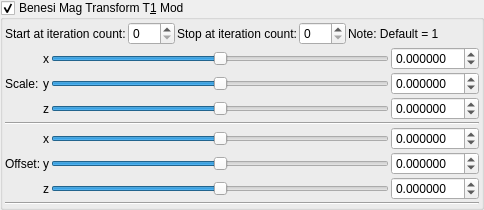
    <widget class="MyGroupBox" name="groupCheck_transf_function_enabledX_false">
     <property name="toolTip">
      <string/>
     </property>
     <property name="title">
      <string>Benesi Mag Transform T&amp;1 Mod</string>
     </property>
     <property name="checkable">
      <bool>true</bool>
     </property>
     <layout class="QVBoxLayout" name="verticalLayout_32" stretch="0,0,0">
      <property name="spacing">
       <number>2</number>
      </property>
      <property name="leftMargin">
       <number>2</number>
      </property>
      <property name="topMargin">
       <number>2</number>
      </property>
      <property name="rightMargin">
       <number>2</number>
      </property>
      <property name="bottomMargin">
       <number>2</number>
      </property>
      <item>
       <layout class="QGridLayout" name="gridLayout_68">
        <property name="spacing">
         <number>2</number>
        </property>
        <item row="1" column="5">
         <spacer name="horizontalSpacer_37">
          <property name="orientation">
           <enum>Qt::Horizontal</enum>
          </property>
          <property name="sizeHint" stdset="0">
           <size>
            <width>40</width>
            <height>20</height>
           </size>
          </property>
         </spacer>
        </item>
        <item row="1" column="2">
         <widget class="QLabel" name="label_250">
          <property name="text">
           <string>Stop at iteration count:</string>
          </property>
         </widget>
        </item>
        <item row="1" column="3">
         <widget class="MySpinBox" name="spinboxInt_transf_stop_iterationsTM_1">
          <property name="sizePolicy">
           <sizepolicy hsizetype="Minimum" vsizetype="Maximum">
            <horstretch>0</horstretch>
            <verstretch>0</verstretch>
           </sizepolicy>
          </property>
          <property name="maximum">
           <number>999</number>
          </property>
         </widget>
        </item>
        <item row="1" column="1">
         <widget class="MySpinBox" name="spinboxInt_transf_start_iterationsTM">
          <property name="sizePolicy">
           <sizepolicy hsizetype="Minimum" vsizetype="Maximum">
            <horstretch>0</horstretch>
            <verstretch>0</verstretch>
           </sizepolicy>
          </property>
          <property name="maximum">
           <number>999</number>
          </property>
         </widget>
        </item>
        <item row="1" column="0">
         <widget class="QLabel" name="label_251">
          <property name="text">
           <string>Start at iteration count:</string>
          </property>
         </widget>
        </item>
        <item row="1" column="4">
         <widget class="QLabel" name="label_141">
          <property name="text">
           <string>Note: Default = 1</string>
          </property>
         </widget>
        </item>
       </layout>
      </item>
      <item>
       <layout class="QGridLayout" name="gridLayout_69">
        <property name="spacing">
         <number>2</number>
        </property>
        <item row="6" column="1">
         <widget class="QLabel" name="label_134">
          <property name="sizePolicy">
           <sizepolicy hsizetype="Preferred" vsizetype="Preferred">
            <horstretch>0</horstretch>
            <verstretch>0</verstretch>
           </sizepolicy>
          </property>
          <property name="text">
           <string notr="true">z</string>
          </property>
          <property name="alignment">
           <set>Qt::AlignRight|Qt::AlignTrailing|Qt::AlignVCenter</set>
          </property>
         </widget>
        </item>
        <item row="5" column="3">
         <widget class="MyDoubleSpinBox" name="spinbox3_transf_addition_constantA_111_y">
          <property name="sizePolicy">
           <sizepolicy hsizetype="Minimum" vsizetype="Maximum">
            <horstretch>0</horstretch>
            <verstretch>0</verstretch>
           </sizepolicy>
          </property>
          <property name="prefix">
           <string/>
          </property>
          <property name="suffix">
           <string/>
          </property>
          <property name="decimals">
           <number>6</number>
          </property>
          <property name="minimum">
           <double>-99.989999999999995</double>
          </property>
          <property name="maximum">
           <double>99.989999999999995</double>
          </property>
          <property name="singleStep">
           <double>0.100000000000000</double>
          </property>
         </widget>
        </item>
        <item row="4" column="3">
         <widget class="MyDoubleSpinBox" name="spinbox3_transf_addition_constantA_111_x">
          <property name="sizePolicy">
           <sizepolicy hsizetype="Minimum" vsizetype="Maximum">
            <horstretch>0</horstretch>
            <verstretch>0</verstretch>
           </sizepolicy>
          </property>
          <property name="prefix">
           <string/>
          </property>
          <property name="suffix">
           <string/>
          </property>
          <property name="decimals">
           <number>6</number>
          </property>
          <property name="minimum">
           <double>-99.989999999999995</double>
          </property>
          <property name="maximum">
           <double>99.989999999999995</double>
          </property>
          <property name="singleStep">
           <double>0.100000000000000</double>
          </property>
         </widget>
        </item>
        <item row="5" column="2">
         <widget class="QSlider" name="slider3_transf_addition_constantA_111_y">
          <property name="sizePolicy">
           <sizepolicy hsizetype="Expanding" vsizetype="Maximum">
            <horstretch>0</horstretch>
            <verstretch>0</verstretch>
           </sizepolicy>
          </property>
          <property name="minimum">
           <number>-5000000</number>
          </property>
          <property name="maximum">
           <number>5000000</number>
          </property>
          <property name="singleStep">
           <number>1</number>
          </property>
          <property name="orientation">
           <enum>Qt::Horizontal</enum>
          </property>
         </widget>
        </item>
        <item row="6" column="3">
         <widget class="MyDoubleSpinBox" name="spinbox3_transf_addition_constantA_111_z">
          <property name="sizePolicy">
           <sizepolicy hsizetype="Minimum" vsizetype="Maximum">
            <horstretch>0</horstretch>
            <verstretch>0</verstretch>
           </sizepolicy>
          </property>
          <property name="prefix">
           <string/>
          </property>
          <property name="suffix">
           <string/>
          </property>
          <property name="decimals">
           <number>6</number>
          </property>
          <property name="minimum">
           <double>-99.989999999999995</double>
          </property>
          <property name="maximum">
           <double>99.989999999999995</double>
          </property>
          <property name="singleStep">
           <double>0.100000000000000</double>
          </property>
         </widget>
        </item>
        <item row="2" column="3">
         <widget class="MyDoubleSpinBox" name="spinbox3_transf_scale3D_333_z">
          <property name="sizePolicy">
           <sizepolicy hsizetype="Minimum" vsizetype="Maximum">
            <horstretch>0</horstretch>
            <verstretch>0</verstretch>
           </sizepolicy>
          </property>
          <property name="prefix">
           <string/>
          </property>
          <property name="suffix">
           <string/>
          </property>
          <property name="decimals">
           <number>6</number>
          </property>
          <property name="minimum">
           <double>-99.989999999999995</double>
          </property>
          <property name="maximum">
           <double>99.989999999999995</double>
          </property>
          <property name="singleStep">
           <double>0.100000000000000</double>
          </property>
         </widget>
        </item>
        <item row="2" column="2">
         <widget class="QSlider" name="slider3_transf_scale3D_333_z">
          <property name="sizePolicy">
           <sizepolicy hsizetype="Expanding" vsizetype="Maximum">
            <horstretch>0</horstretch>
            <verstretch>0</verstretch>
           </sizepolicy>
          </property>
          <property name="minimum">
           <number>-5000000</number>
          </property>
          <property name="maximum">
           <number>5000000</number>
          </property>
          <property name="singleStep">
           <number>1</number>
          </property>
          <property name="orientation">
           <enum>Qt::Horizontal</enum>
          </property>
         </widget>
        </item>
        <item row="4" column="2">
         <widget class="QSlider" name="slider3_transf_addition_constantA_111_x">
          <property name="sizePolicy">
           <sizepolicy hsizetype="Preferred" vsizetype="Preferred">
            <horstretch>0</horstretch>
            <verstretch>0</verstretch>
           </sizepolicy>
          </property>
          <property name="minimum">
           <number>-5000000</number>
          </property>
          <property name="maximum">
           <number>5000000</number>
          </property>
          <property name="singleStep">
           <number>1</number>
          </property>
          <property name="orientation">
           <enum>Qt::Horizontal</enum>
          </property>
         </widget>
        </item>
        <item row="6" column="2">
         <widget class="QSlider" name="slider3_transf_addition_constantA_111_z">
          <property name="sizePolicy">
           <sizepolicy hsizetype="Expanding" vsizetype="Maximum">
            <horstretch>0</horstretch>
            <verstretch>0</verstretch>
           </sizepolicy>
          </property>
          <property name="minimum">
           <number>-5000000</number>
          </property>
          <property name="maximum">
           <number>5000000</number>
          </property>
          <property name="singleStep">
           <number>1</number>
          </property>
          <property name="orientation">
           <enum>Qt::Horizontal</enum>
          </property>
         </widget>
        </item>
        <item row="5" column="0">
         <widget class="QLabel" name="label_260">
          <property name="text">
           <string>Offset:</string>
          </property>
         </widget>
        </item>
        <item row="4" column="1">
         <widget class="QLabel" name="label_135">
          <property name="sizePolicy">
           <sizepolicy hsizetype="Preferred" vsizetype="Preferred">
            <horstretch>0</horstretch>
            <verstretch>0</verstretch>
           </sizepolicy>
          </property>
          <property name="text">
           <string notr="true">x</string>
          </property>
          <property name="alignment">
           <set>Qt::AlignRight|Qt::AlignTrailing|Qt::AlignVCenter</set>
          </property>
         </widget>
        </item>
        <item row="5" column="1">
         <widget class="QLabel" name="label_136">
          <property name="sizePolicy">
           <sizepolicy hsizetype="Preferred" vsizetype="Preferred">
            <horstretch>0</horstretch>
            <verstretch>0</verstretch>
           </sizepolicy>
          </property>
          <property name="text">
           <string notr="true">y</string>
          </property>
          <property name="alignment">
           <set>Qt::AlignRight|Qt::AlignTrailing|Qt::AlignVCenter</set>
          </property>
         </widget>
        </item>
        <item row="1" column="0">
         <widget class="QLabel" name="label_261">
          <property name="text">
           <string>Scale:</string>
          </property>
         </widget>
        </item>
        <item row="0" column="1">
         <widget class="QLabel" name="label_137">
          <property name="sizePolicy">
           <sizepolicy hsizetype="Preferred" vsizetype="Preferred">
            <horstretch>0</horstretch>
            <verstretch>0</verstretch>
           </sizepolicy>
          </property>
          <property name="text">
           <string notr="true">x</string>
          </property>
          <property name="alignment">
           <set>Qt::AlignRight|Qt::AlignTrailing|Qt::AlignVCenter</set>
          </property>
         </widget>
        </item>
        <item row="1" column="1">
         <widget class="QLabel" name="label_138">
          <property name="sizePolicy">
           <sizepolicy hsizetype="Preferred" vsizetype="Preferred">
            <horstretch>0</horstretch>
            <verstretch>0</verstretch>
           </sizepolicy>
          </property>
          <property name="text">
           <string notr="true">y</string>
          </property>
          <property name="alignment">
           <set>Qt::AlignRight|Qt::AlignTrailing|Qt::AlignVCenter</set>
          </property>
         </widget>
        </item>
        <item row="2" column="1">
         <widget class="QLabel" name="label_139">
          <property name="sizePolicy">
           <sizepolicy hsizetype="Preferred" vsizetype="Preferred">
            <horstretch>0</horstretch>
            <verstretch>0</verstretch>
           </sizepolicy>
          </property>
          <property name="text">
           <string notr="true">z</string>
          </property>
          <property name="alignment">
           <set>Qt::AlignRight|Qt::AlignTrailing|Qt::AlignVCenter</set>
          </property>
         </widget>
        </item>
        <item row="0" column="2">
         <widget class="QSlider" name="slider3_transf_scale3D_333_x">
          <property name="sizePolicy">
           <sizepolicy hsizetype="Preferred" vsizetype="Preferred">
            <horstretch>0</horstretch>
            <verstretch>0</verstretch>
           </sizepolicy>
          </property>
          <property name="minimum">
           <number>-5000000</number>
          </property>
          <property name="maximum">
           <number>5000000</number>
          </property>
          <property name="singleStep">
           <number>1</number>
          </property>
          <property name="orientation">
           <enum>Qt::Horizontal</enum>
          </property>
         </widget>
        </item>
        <item row="0" column="3">
         <widget class="MyDoubleSpinBox" name="spinbox3_transf_scale3D_333_x">
          <property name="sizePolicy">
           <sizepolicy hsizetype="Minimum" vsizetype="Maximum">
            <horstretch>0</horstretch>
            <verstretch>0</verstretch>
           </sizepolicy>
          </property>
          <property name="prefix">
           <string/>
          </property>
          <property name="suffix">
           <string/>
          </property>
          <property name="decimals">
           <number>6</number>
          </property>
          <property name="minimum">
           <double>-99.989999999999995</double>
          </property>
          <property name="maximum">
           <double>99.989999999999995</double>
          </property>
          <property name="singleStep">
           <double>0.100000000000000</double>
          </property>
         </widget>
        </item>
        <item row="1" column="3">
         <widget class="MyDoubleSpinBox" name="spinbox3_transf_scale3D_333_y">
          <property name="sizePolicy">
           <sizepolicy hsizetype="Minimum" vsizetype="Maximum">
            <horstretch>0</horstretch>
            <verstretch>0</verstretch>
           </sizepolicy>
          </property>
          <property name="prefix">
           <string/>
          </property>
          <property name="suffix">
           <string/>
          </property>
          <property name="decimals">
           <number>6</number>
          </property>
          <property name="minimum">
           <double>-99.989999999999995</double>
          </property>
          <property name="maximum">
           <double>99.989999999999995</double>
          </property>
          <property name="singleStep">
           <double>0.100000000000000</double>
          </property>
         </widget>
        </item>
        <item row="3" column="0" colspan="4">
         <widget class="Line" name="line_56">
          <property name="orientation">
           <enum>Qt::Horizontal</enum>
          </property>
         </widget>
        </item>
        <item row="1" column="2">
         <widget class="QSlider" name="slider3_transf_scale3D_333_y">
          <property name="sizePolicy">
           <sizepolicy hsizetype="Expanding" vsizetype="Maximum">
            <horstretch>0</horstretch>
            <verstretch>0</verstretch>
           </sizepolicy>
          </property>
          <property name="minimum">
           <number>-5000000</number>
          </property>
          <property name="maximum">
           <number>5000000</number>
          </property>
          <property name="singleStep">
           <number>1</number>
          </property>
          <property name="orientation">
           <enum>Qt::Horizontal</enum>
          </property>
         </widget>
        </item>
       </layout>
      </item>
      <item>
       <widget class="Line" name="line_61">
        <property name="orientation">
         <enum>Qt::Horizontal</enum>
        </property>
       </widget>
      </item>
     </layout>
    </widget>
